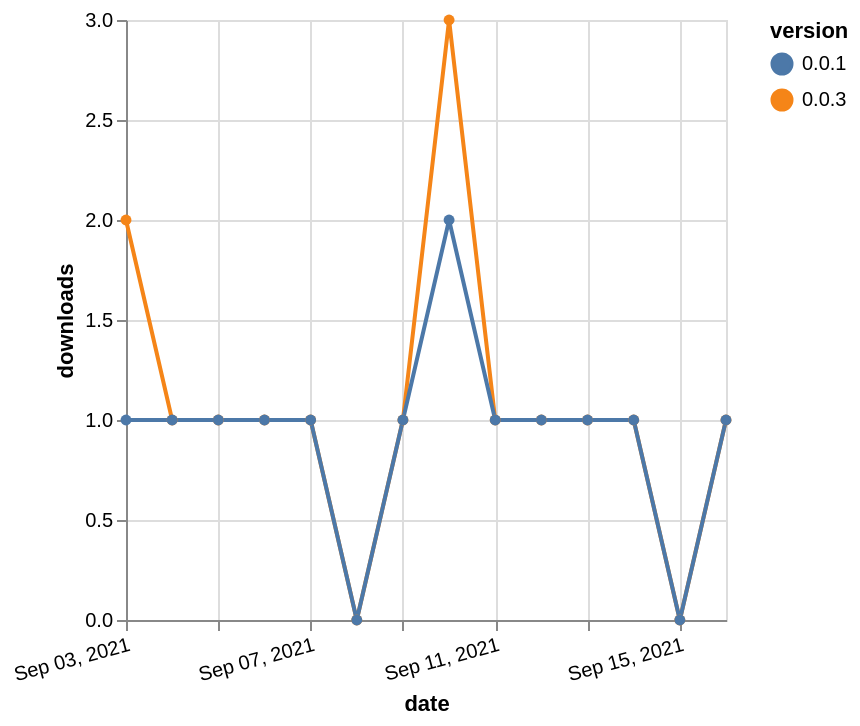

Write a Vega-Lite specification for this figure.
### Vega-Lite specification from a JSON file in a GitHub repository (floating-point values rounded to 4 significant figures)
{"$schema": "https://vega.github.io/schema/vega-lite/v5.json", "description": "A simple bar chart with embedded data.", "data": {"values": [{"date": "2021-09-03", "total": 122, "delta": 2, "version": "0.0.3"}, {"date": "2021-09-04", "total": 123, "delta": 1, "version": "0.0.3"}, {"date": "2021-09-05", "total": 124, "delta": 1, "version": "0.0.3"}, {"date": "2021-09-06", "total": 125, "delta": 1, "version": "0.0.3"}, {"date": "2021-09-07", "total": 126, "delta": 1, "version": "0.0.3"}, {"date": "2021-09-08", "total": 126, "delta": 0, "version": "0.0.3"}, {"date": "2021-09-09", "total": 127, "delta": 1, "version": "0.0.3"}, {"date": "2021-09-10", "total": 130, "delta": 3, "version": "0.0.3"}, {"date": "2021-09-11", "total": 131, "delta": 1, "version": "0.0.3"}, {"date": "2021-09-12", "total": 132, "delta": 1, "version": "0.0.3"}, {"date": "2021-09-13", "total": 133, "delta": 1, "version": "0.0.3"}, {"date": "2021-09-14", "total": 134, "delta": 1, "version": "0.0.3"}, {"date": "2021-09-15", "total": 134, "delta": 0, "version": "0.0.3"}, {"date": "2021-09-16", "total": 135, "delta": 1, "version": "0.0.3"}, {"date": "2021-09-03", "total": 138, "delta": 1, "version": "0.0.1"}, {"date": "2021-09-04", "total": 139, "delta": 1, "version": "0.0.1"}, {"date": "2021-09-05", "total": 140, "delta": 1, "version": "0.0.1"}, {"date": "2021-09-06", "total": 141, "delta": 1, "version": "0.0.1"}, {"date": "2021-09-07", "total": 142, "delta": 1, "version": "0.0.1"}, {"date": "2021-09-08", "total": 142, "delta": 0, "version": "0.0.1"}, {"date": "2021-09-09", "total": 143, "delta": 1, "version": "0.0.1"}, {"date": "2021-09-10", "total": 145, "delta": 2, "version": "0.0.1"}, {"date": "2021-09-11", "total": 146, "delta": 1, "version": "0.0.1"}, {"date": "2021-09-12", "total": 147, "delta": 1, "version": "0.0.1"}, {"date": "2021-09-13", "total": 148, "delta": 1, "version": "0.0.1"}, {"date": "2021-09-14", "total": 149, "delta": 1, "version": "0.0.1"}, {"date": "2021-09-15", "total": 149, "delta": 0, "version": "0.0.1"}, {"date": "2021-09-16", "total": 150, "delta": 1, "version": "0.0.1"}]}, "width": "container", "mark": {"type": "line", "point": {"filled": true}}, "encoding": {"x": {"field": "date", "type": "temporal", "timeUnit": "yearmonthdate", "title": "date", "axis": {"labelAngle": -15}}, "y": {"field": "delta", "type": "quantitative", "title": "downloads"}, "color": {"field": "version", "type": "nominal"}, "tooltip": {"field": "delta"}}}
